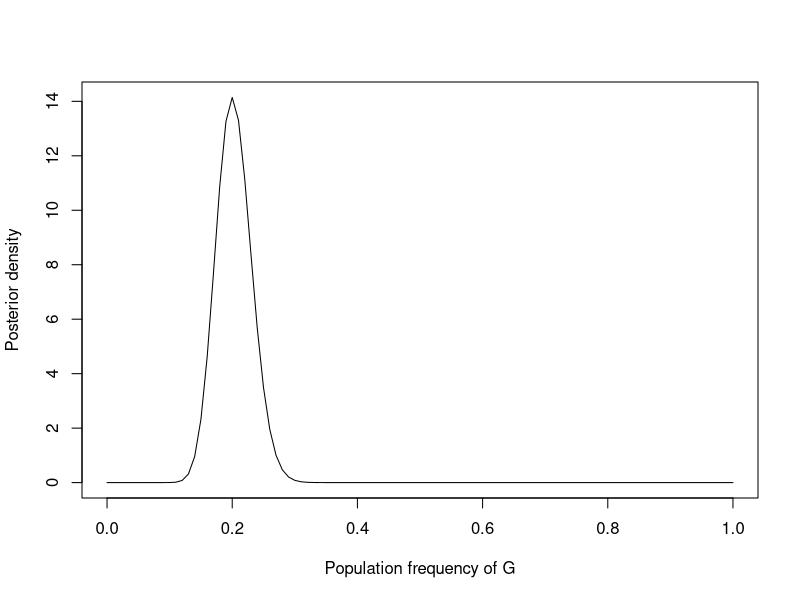
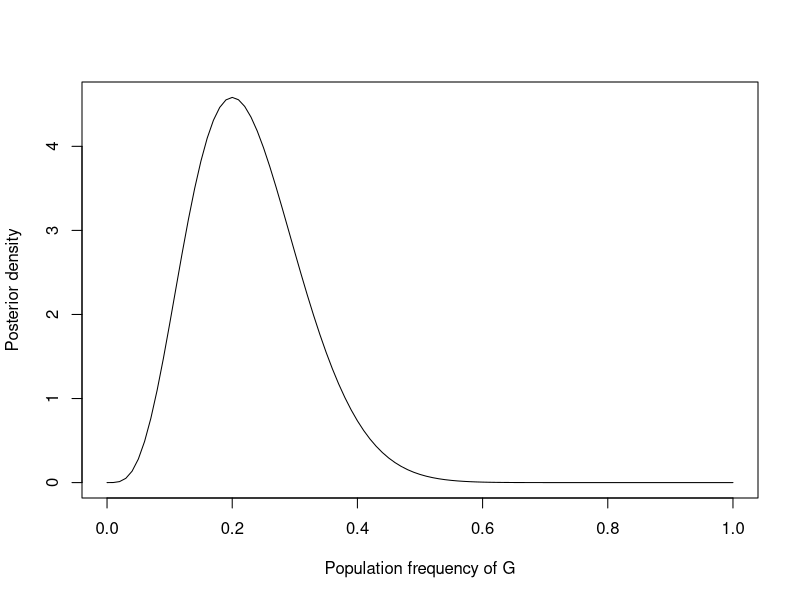
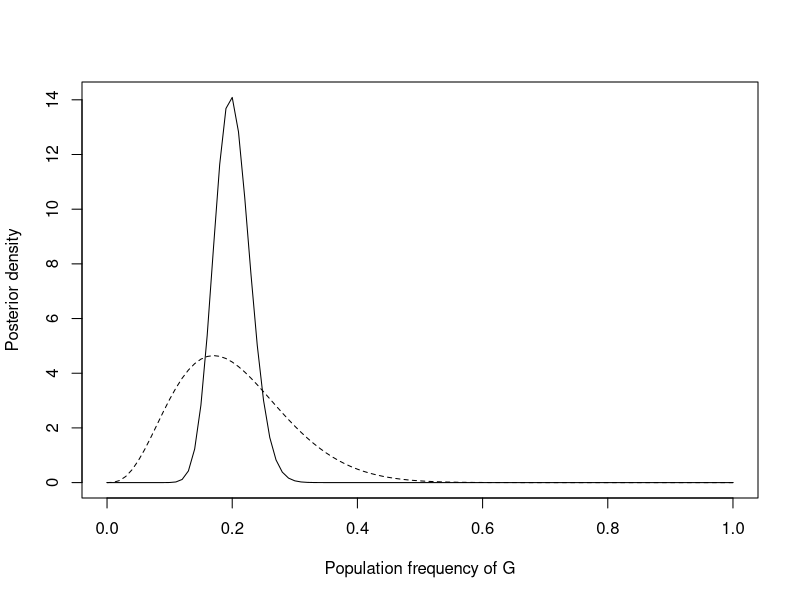

These charts were generated, in order, by the following R code:
# beta-binomial model of allele frequencies
p <- seq(0, 1, 0.01)
k <- 40
n <- 200
alpha <- k+1
beta <- n-k+1

y <- dbeta(p, shape1=alpha, shape2=beta)

plot(x=p, y=y, ylab="Posterior density" , xlab="Population frequency of G", type="l")

qbeta(p=c(0.025,0.25,0.5,0.75,0.975), shape1=alpha, shape2=beta)

# with only 10 individuals
k <- 4
n <- 20

alpha <- k+1
beta <- n-k+1

y <- dbeta(p, shape1=alpha, shape2=beta)

plot(x=p, y=y, ylab="Posterior density" , xlab="Population frequency of G", type="l")

qbeta(p=c(0.025,0.25,0.5,0.75,0.975), shape1=alpha, shape2=beta)
# with informative prior

p <- seq(0, 1, 0.01)

k <- 40
n <- 200
alpha <- k+0.1
beta <- n-k+0.1
y <- dbeta(p, shape1=alpha, shape2=beta)
plot(x=p, y=y, ylab="Posterior density" , xlab="Population frequency of G", type="l")
qbeta(p=c(0.025,0.25,0.5,0.75,0.975), shape1=alpha, shape2=beta)

k <- 4
n <- 20
alpha <- k+0.1
beta <- n-k+0.1
y <- dbeta(p, shape1=alpha, shape2=beta)
points(x=p, y=y, type="l", lty=2)
qbeta(p=c(0.025,0.25,0.5,0.75,0.975), shape1=alpha, shape2=beta)

# BF
# M freq < 0.5
M1 <- pbeta(q=0.5, shape1=alpha, shape2=beta)
M2 <- 1 - M1
BF <- M1 / M2
BF











